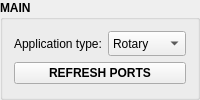
        <widget class="QGroupBox" name="groupBox_9">
         <property name="minimumSize">
          <size>
           <width>0</width>
           <height>50</height>
          </size>
         </property>
         <property name="font">
          <font>
           <family>Segoe UI</family>
           <pointsize>9</pointsize>
           <weight>75</weight>
           <bold>true</bold>
          </font>
         </property>
         <property name="title">
          <string>MAIN</string>
         </property>
         <layout class="QGridLayout" name="gridLayout_41">
          <item row="0" column="0">
           <widget class="QLabel" name="label_17">
            <property name="font">
             <font>
              <family>Segoe UI</family>
              <pointsize>9</pointsize>
              <weight>50</weight>
              <bold>false</bold>
             </font>
            </property>
            <property name="text">
             <string>Application type:</string>
            </property>
           </widget>
          </item>
          <item row="0" column="1">
           <widget class="QComboBox" name="application_type_combobox">
            <property name="minimumSize">
             <size>
              <width>0</width>
              <height>25</height>
             </size>
            </property>
            <property name="font">
             <font>
              <family>Segoe UI</family>
              <pointsize>9</pointsize>
              <weight>50</weight>
              <bold>false</bold>
             </font>
            </property>
            <item>
             <property name="text">
              <string>Rotary</string>
             </property>
            </item>
            <item>
             <property name="text">
              <string>Linear</string>
             </property>
            </item>
           </widget>
          </item>
          <item row="1" column="0" colspan="2">
           <widget class="QPushButton" name="refresh_ports_button">
            <property name="minimumSize">
             <size>
              <width>0</width>
              <height>22</height>
             </size>
            </property>
            <property name="text">
             <string>REFRESH PORTS</string>
            </property>
           </widget>
          </item>
         </layout>
        </widget>
